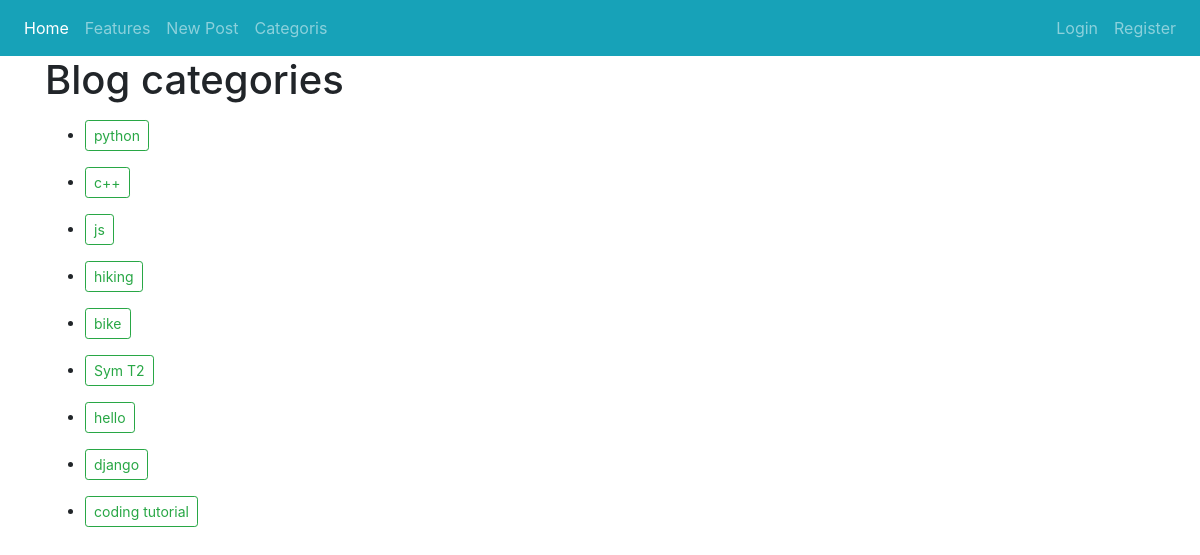
The page /category_list/ on the database its author committed.
### blog/models.py (models this page shows, shortened)
class Category(models.Model):
	name  = models.CharField(max_length = 200)
	def __str__(self):
		return self.name

### blog/views.py (the view)
# urls.py: path('category_list/',CategoryListView, name = 'category-list'),
def CategoryListView(request):
	cat_menu_list = Category.objects.all()
	context = {
		'cat_menu_list':cat_menu_list,
	}
	return render(request, 'blog/categories_list.html',context)

### blog/templates/blog/categories_list.html (shortened to what this page needs)
{% extends 'blog/base.html' %}
{% block content %}
	<h1>Blog categories</h1>
	<ul>
		{% for item in cat_menu_list %}
			<li class="py-2">
				<a class="btn btn-sm btn-outline-success" href="{% url 'category' item %}">
				{{item}}
				</a>
			</li>
		{% endfor %}
	</ul>
{% endblock %}

### rows shown on the page
Category: name "python"
Category: name "c++"
Category: name "js"
Category: name "hiking"
Category: name "bike"
Category: name "Sym T2"
Category: name "hello"
Category: name "django"
Category: name "coding tutorial"
